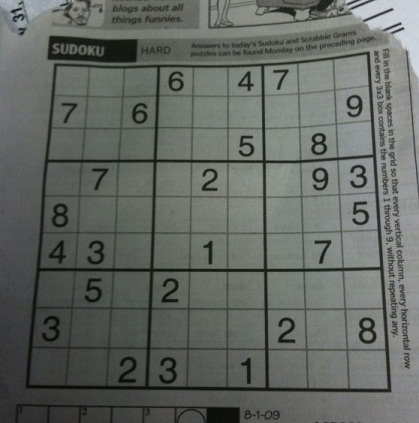
#> input picture W6/img/sudoku_original.jpg, 419 x 423 px, found by its file name
$ python Lab6.py   (older library calls are emulated)
#> lines starting #> are read from the running program, lines starting #| are printed output that depends on the picture; after the words box and inside, x2 and y2 are one past the last pixel; in counts of white or black regions, pixels touching at a corner belong together
import cv2
import numpy as np
import math

# [92 lines left out: functions edge_detection, lines_Hough_transform, circles_Hough_transform, not called in this run]

def sudoku_grabber(path):
#> called with path = 'img\\sudoku_original.jpg'
    sudoku = cv2.imread(path, cv2.IMREAD_GRAYSCALE)
#> sudoku: shape (423, 419); min 5, max 218, mean 101.9
    outerBox = np.zeros(sudoku.shape, dtype=np.uint8)

    sudoku = cv2.GaussianBlur(sudoku, (11, 11), 0)
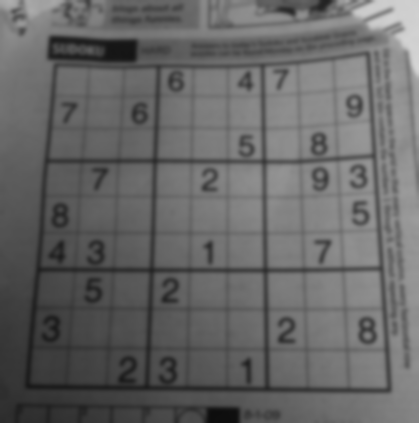
#> sudoku: shape (423, 419); min 13, max 213, mean 101.9
    outerBox = cv2.adaptiveThreshold(
        sudoku, 255, cv2.ADAPTIVE_THRESH_MEAN_C, cv2.THRESH_BINARY, 5, 2
    )
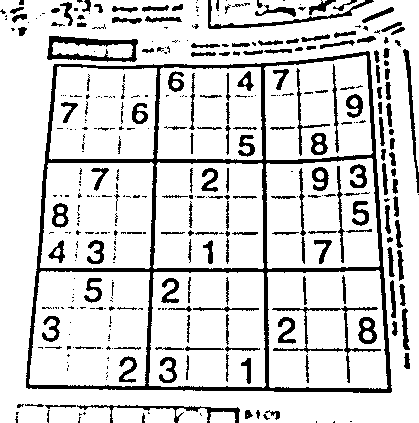
#> outerBox: shape (423, 419); 83.5% white; 389 black regions (212 under 20 px), largest, box (x1, y1, x2, y2) and area: (26, 51, 392, 393) 10109, (47, 36, 138, 62) 1011, (272, 306, 381, 383) 771
    outerBox = cv2.bitwise_not(outerBox)
    kernel = np.array([[0, 1, 0], [1, 1, 1], [0, 1, 0]], dtype=np.uint8)
    outerBox = cv2.dilate(outerBox, kernel)
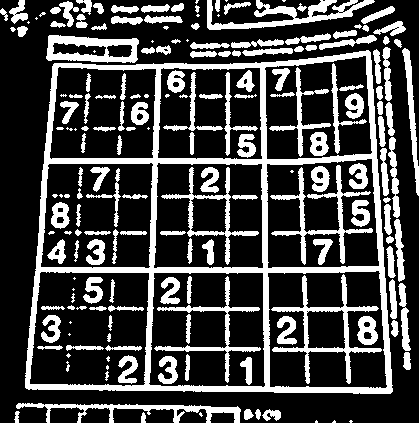
#> outerBox: shape (423, 419); 27.2% white; 186 white regions (34 under 20 px), largest, box (x1, y1, x2, y2) and area: (25, 50, 393, 394) 15245, (271, 274, 382, 384) 1798, (207, 0, 375, 30) 1717

    max_area = 0
    max_pt = (0, 0)
    for y in range(outerBox.shape[0]):
        for x in range(outerBox.shape[1]):
            if outerBox[y, x] >= 128:
                area = cv2.floodFill(outerBox, None, (x, y), 64)
                if area[0] > max_area:
                    max_area = area[0]
                    max_pt = (x, y)
#> after the loop, max_area = 15245; max_pt = (366, 50)

    cv2.floodFill(outerBox, None, max_pt, 255)
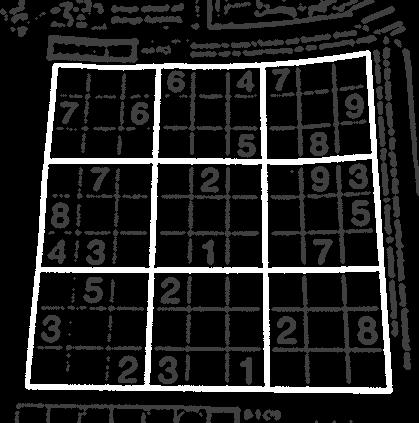
#> outerBox: shape (423, 419); min 0, max 255, mean 33.8
    for y in range(outerBox.shape[0]):
        for x in range(outerBox.shape[1]):
            if outerBox[y, x] == 64:
                cv2.floodFill(outerBox, None, (x, y), 0)
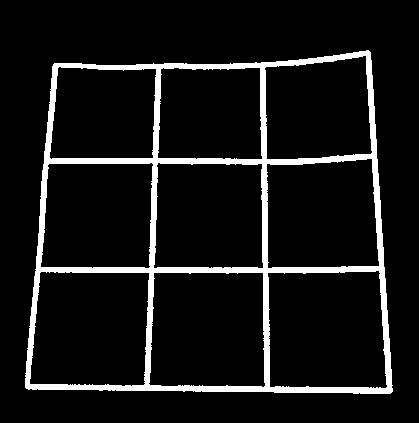
#> outerBox: shape (423, 419); 8.6% white; 1 white region, box (x1, y1, x2, y2) and area: (25, 50, 393, 394) 15245

    outerBox = cv2.erode(outerBox, kernel)
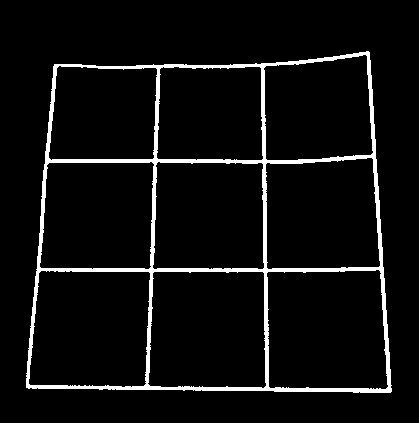
#> outerBox: shape (423, 419); 5.7% white; 1 white region, box (x1, y1, x2, y2) and area: (26, 51, 392, 393) 10121

    lines = cv2.HoughLines(outerBox, 1, np.pi / 180, 200)
#> lines = 21 rows, first 8: [385, 1.59], [388, 1.57], [269, 1.57], [-362, 3.07], [-261, 3.12], [160, 0.0349], [60, 0.0873], [-366, 3.09]
    if lines is not None:
        for line in lines:
            rho, theta = line[0]
            a = np.cos(theta)
            b = np.sin(theta)
            x0 = a * rho
            y0 = b * rho
            x1 = int(x0 + 1000 * (-b))
            y1 = int(y0 + 1000 * (a))
            x2 = int(x0 - 1000 * (-b))
            y2 = int(y0 - 1000 * (a))
            cv2.line(outerBox, (x1, y1), (x2, y2), 128, 2)
#> this loop made 21 passes
#> (rho, theta, a, b, x0, y0, x1, y1) on passes 1 to 12: (385, 1.59, -0.0175, 1, -6.72, 384.9, -1006, 367), (388, 1.57, -4.37e-08, 1, -1.7e-05, 388, -1000, 387), (269, 1.57, -4.37e-08, 1, -1.18e-05, 269, -1000, 268), (-362, 3.07, -0.998, 0.0698, 361.1, -25.25, 291, -1022), (-261, 3.12, -1, 0.0175, 261, -4.56, 243, -1004), (160, 0.0349, 0.999, 0.0349, 159.9, 5.58, 125, 1004), (60, 0.0873, 0.996, 0.0872, 59.77, 5.23, -27, 1001), (-366, 3.09, -0.999, 0.0523, 365.5, -19.15, 313, -1017), (160, 1.57, -4.37e-08, 1, -6.99e-06, 160, -1000, 159), (264, 0, 1, 0, 264, 0, 264, 1000), (273, 1.55, 0.0175, 1, 4.76, 273, -995, 290), (158, 1.59, -0.0175, 1, -2.76, 158, -1002, 140)
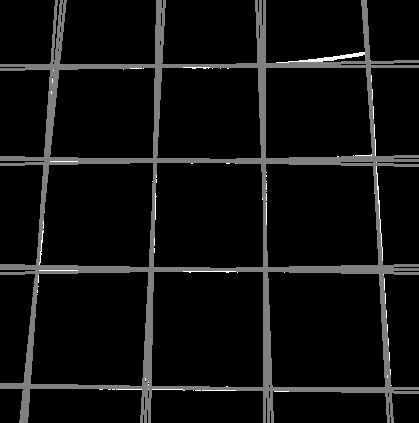
#> outerBox: shape (423, 419); 11.03% of pixels changed, all inside (x1, y1, x2, y2) = (0, 0, 419, 423)

    cv2.imshow("lines", outerBox)
    cv2.waitKey(0)
    cv2.destroyAllWindows()

if __name__ == "__main__":
    path_1 = "img\\sudoku_original.jpg"
    path_2 = "img\\hough_circles_demo_01.png"
    # edge_detection(path_1)
    # lines_Hough_transform(path_1)
    # circles_Hough_transform(path_2)
    sudoku_grabber(path_1)
